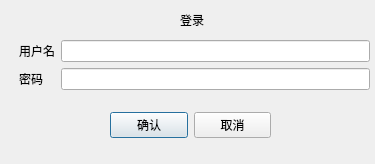
<?xml version="1.0" encoding="UTF-8"?>
<ui version="4.0">
 <class>LoginDialog</class>
 <widget class="QDialog" name="LoginDialog">
  <property name="geometry">
   <rect>
    <x>0</x>
    <y>0</y>
    <width>375</width>
    <height>164</height>
   </rect>
  </property>
  <property name="windowTitle">
   <string>Dialog</string>
  </property>
  <widget class="QLabel" name="label">
   <property name="geometry">
    <rect>
     <x>180</x>
     <y>10</y>
     <width>41</width>
     <height>20</height>
    </rect>
   </property>
   <property name="text">
    <string>登录</string>
   </property>
  </widget>
  <widget class="QWidget" name="formLayoutWidget">
   <property name="geometry">
    <rect>
     <x>19</x>
     <y>40</y>
     <width>351</width>
     <height>51</height>
    </rect>
   </property>
   <layout class="QFormLayout" name="formLayout">
    <item row="0" column="0">
     <widget class="QLabel" name="label_2">
      <property name="text">
       <string>用户名</string>
      </property>
     </widget>
    </item>
    <item row="0" column="1">
     <widget class="QLineEdit" name="username_LE"/>
    </item>
    <item row="1" column="1">
     <widget class="QLineEdit" name="password_LE">
      <property name="echoMode">
       <enum>QLineEdit::Password</enum>
      </property>
     </widget>
    </item>
    <item row="1" column="0">
     <widget class="QLabel" name="label_3">
      <property name="text">
       <string>密码</string>
      </property>
     </widget>
    </item>
   </layout>
  </widget>
  <widget class="QWidget" name="horizontalLayoutWidget">
   <property name="geometry">
    <rect>
     <x>110</x>
     <y>100</y>
     <width>161</width>
     <height>51</height>
    </rect>
   </property>
   <layout class="QHBoxLayout" name="horizontalLayout">
    <item>
     <widget class="QPushButton" name="comfirm_PB">
      <property name="text">
       <string>确认</string>
      </property>
     </widget>
    </item>
    <item>
     <widget class="QPushButton" name="cancel_PB">
      <property name="text">
       <string>取消</string>
      </property>
     </widget>
    </item>
   </layout>
  </widget>
 </widget>
 <resources/>
 <connections/>
</ui>
